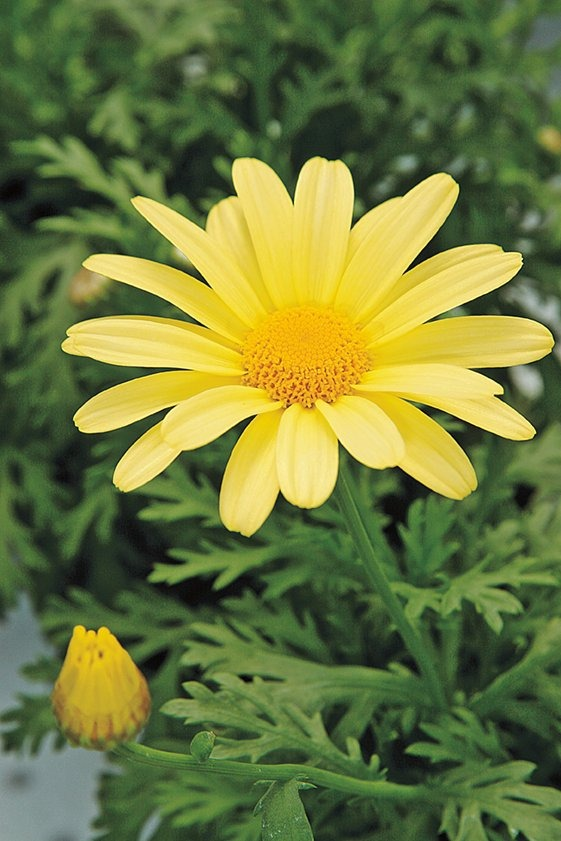
#> input picture images/q9_daisy.jpeg, 561 x 841 px, found by its file name
$ python q9_grabcut.py
#> lines starting #> are read from the running program, lines starting #| are printed output that depends on the picture; after the words box and inside, x2 and y2 are one past the last pixel; in counts of white or black regions, pixels touching at a corner belong together
"""EN3160 A01 - Q9: grabCut foreground segmentation + background blur (bokeh)."""
import cv2
import numpy as np
import matplotlib.pyplot as plt

img = cv2.imread("/home/claude/en3160_a01/images/q9_daisy.jpeg")
#> img is the input picture: shape (841, 561, 3); mean B, G, R 60.7, 120.3, 108.5
h, w = img.shape[:2]
#> h = 841; w = 561

mask = np.zeros((h, w), np.uint8)
bgd_model = np.zeros((1, 65), np.float64)
fgd_model = np.zeros((1, 65), np.float64)
rect = (int(0.06 * w), int(0.02 * h), int(0.90 * w), int(0.85 * h))
#> rect = (33, 16, 504, 714)

cv2.grabCut(img, mask, rect, bgd_model, fgd_model, 5, cv2.GC_INIT_WITH_RECT)
binary_mask = np.where((mask == cv2.GC_FGD) | (mask == cv2.GC_PR_FGD), 1, 0).astype("uint8")

foreground = img * binary_mask[:, :, None]
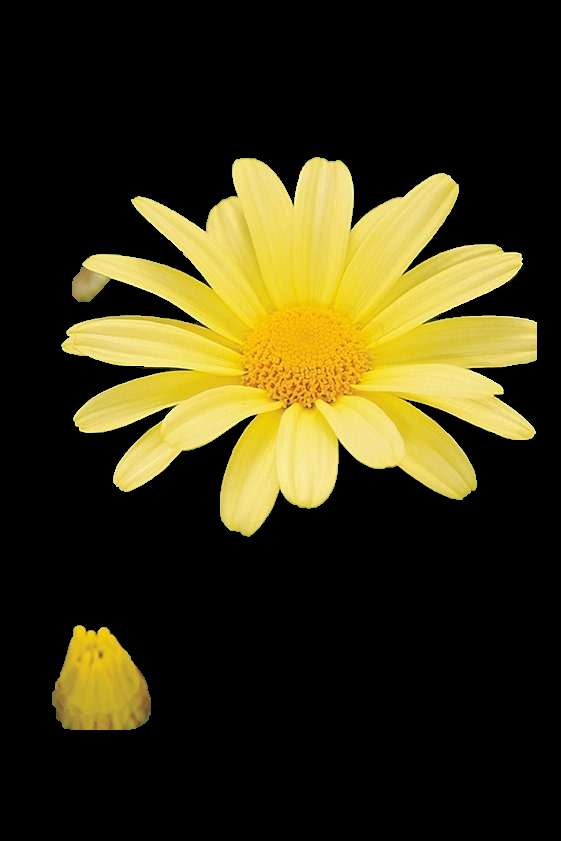
#> foreground: shape (841, 561, 3); mean B, G, R 20, 50.8, 56.9
background_only = img * (1 - binary_mask[:, :, None])  # zeros where the flower was
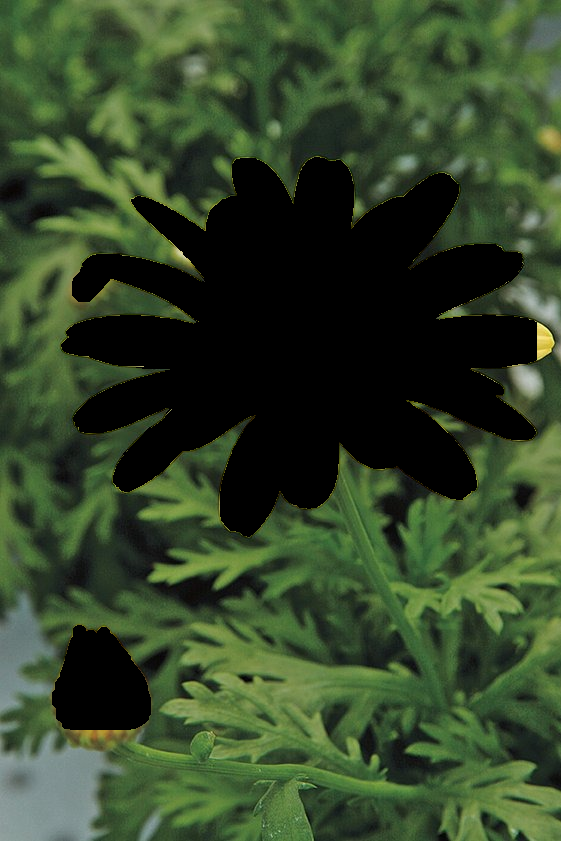
#> background_only: shape (841, 561, 3); mean B, G, R 40.7, 69.6, 51.6
mask_f = binary_mask.astype(np.float64)[:, :, None]

# Correct approach: blur the *full* image, then composite with the mask.
blurred_full = cv2.GaussianBlur(img, (0, 0), sigmaX=15)
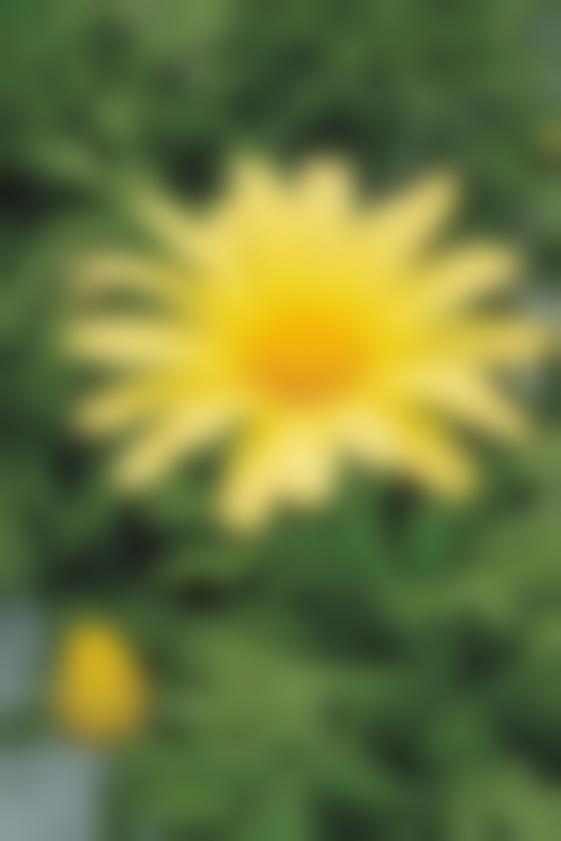
#> blurred_full: shape (841, 561, 3); mean B, G, R 60.7, 120.3, 108.5
enhanced_correct = (img.astype(np.float64) * mask_f + blurred_full.astype(np.float64) * (1 - mask_f)).astype(np.uint8)

# Naive approach: blur the already-masked-out background (which has hard
# black zeros where the flower used to be) then composite. The Gaussian
# kernel mixes in those zeros near the boundary, pulling the blurred
# background dark in a halo just outside the flower's silhouette.
blurred_naive = cv2.GaussianBlur(background_only, (0, 0), sigmaX=15)
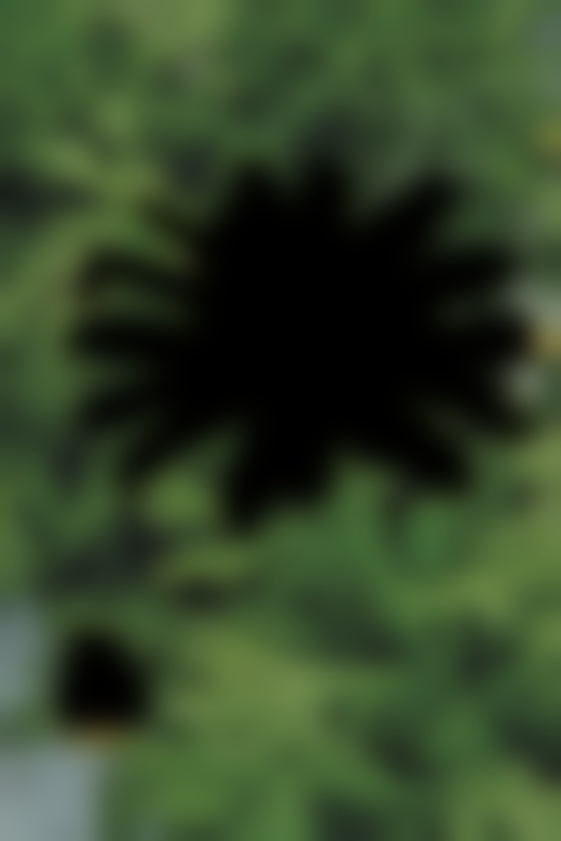
#> blurred_naive: shape (841, 561, 3); mean B, G, R 40.7, 69.5, 51.6
enhanced_naive = (img.astype(np.float64) * mask_f + blurred_naive.astype(np.float64) * (1 - mask_f)).astype(np.uint8)
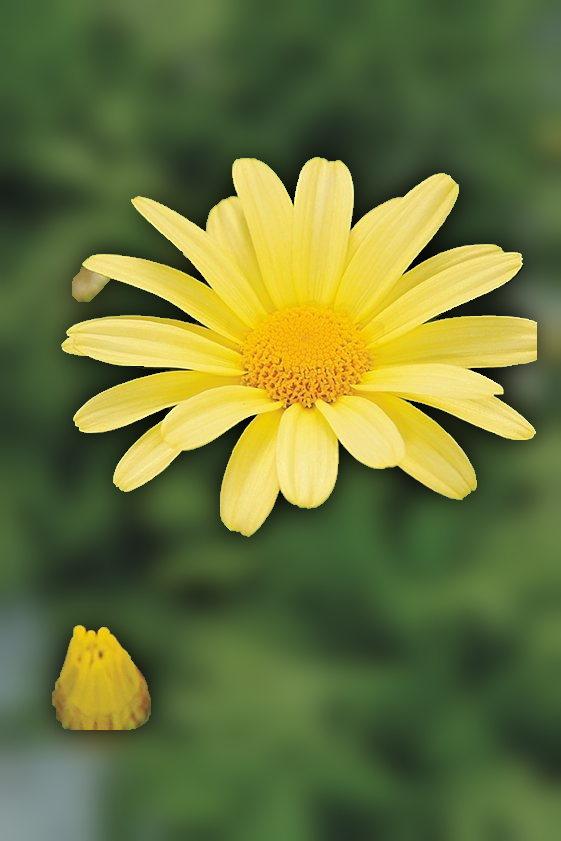
#> enhanced_naive: shape (841, 561, 3); mean B, G, R 59.1, 117.3, 106.1

fig, axes = plt.subplots(3, 3, figsize=(13, 12.5))
axes[0, 0].imshow(cv2.cvtColor(img, cv2.COLOR_BGR2RGB)); axes[0, 0].axis("off")
axes[0, 0].set_title("(a) Original")
rect_vis = img.copy()
cv2.rectangle(rect_vis, (rect[0], rect[1]), (rect[0]+rect[2], rect[1]+rect[3]), (0, 0, 255), 3)
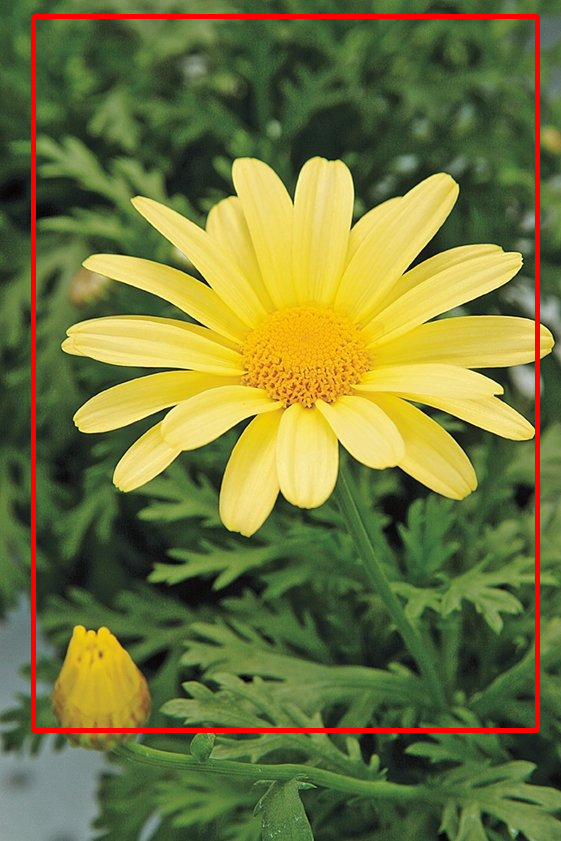
#> rect_vis: shape (841, 561, 3); 2.58% of pixels changed, all inside (x1, y1, x2, y2) = (31, 14, 540, 733)
axes[0, 1].imshow(cv2.cvtColor(rect_vis, cv2.COLOR_BGR2RGB)); axes[0, 1].axis("off")
axes[0, 1].set_title("(b) grabCut init rectangle")
axes[0, 2].imshow(binary_mask, cmap="gray"); axes[0, 2].axis("off")
axes[0, 2].set_title("(c) Segmentation mask")

axes[1, 0].imshow(cv2.cvtColor(foreground, cv2.COLOR_BGR2RGB)); axes[1, 0].axis("off")
axes[1, 0].set_title("(d) Foreground")
axes[1, 1].imshow(cv2.cvtColor(background_only, cv2.COLOR_BGR2RGB)); axes[1, 1].axis("off")
axes[1, 1].set_title("(e) Background")
axes[1, 2].imshow(cv2.cvtColor(enhanced_correct, cv2.COLOR_BGR2RGB)); axes[1, 2].axis("off")
axes[1, 2].set_title("(f) Bokeh - blur whole image first (correct)")

axes[2, 0].imshow(cv2.cvtColor(enhanced_naive, cv2.COLOR_BGR2RGB)); axes[2, 0].axis("off")
axes[2, 0].set_title("(g) Bokeh - blur masked background (naive)")
# Zoomed crops around the flower boundary to make the halo obvious
y0, y1, x0, x1 = int(0.28*h), int(0.42*h), int(0.05*w), int(0.30*w)
#> y0 = 235; y1 = 353; x0 = 28; x1 = 168
axes[2, 1].imshow(cv2.cvtColor(enhanced_correct[y0:y1, x0:x1], cv2.COLOR_BGR2RGB))
axes[2, 1].axis("off"); axes[2, 1].set_title("(h) Zoom of (f) - no halo")
axes[2, 2].imshow(cv2.cvtColor(enhanced_naive[y0:y1, x0:x1], cv2.COLOR_BGR2RGB))
axes[2, 2].axis("off"); axes[2, 2].set_title("(i) Zoom of (g) - dark halo")

plt.tight_layout()
plt.savefig("/home/claude/en3160_a01/figures/q9_result.png", dpi=150)
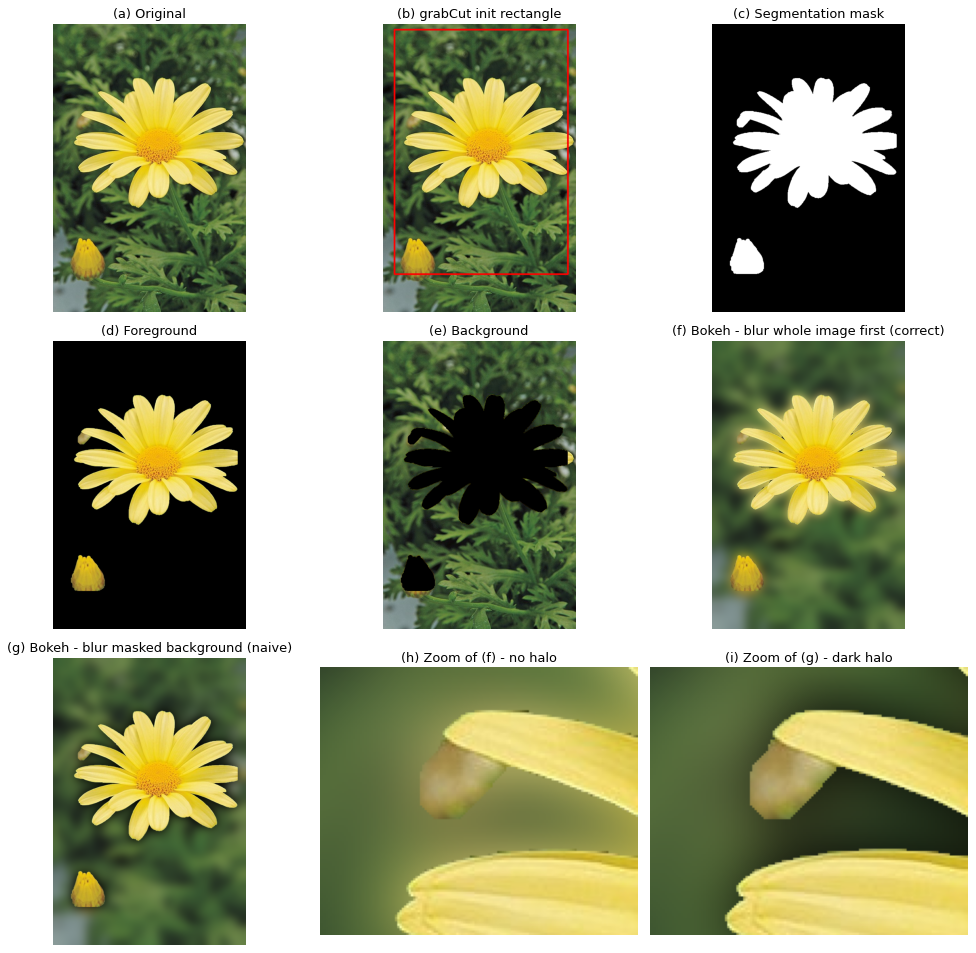
#> figure drawn by matplotlib, 9 panels
print("saved q9_result.png")

$ run again, with images/q10_lake.jpeg copied over images/q9_daisy.jpeg
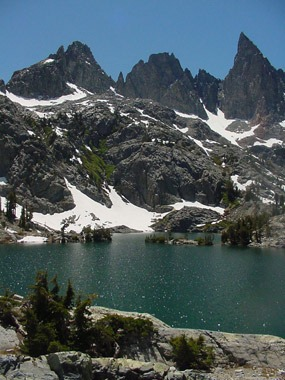
#> input picture images/q10_lake.jpeg, 285 x 380 px, found by its file name
#> img is the input picture: shape (380, 285, 3); mean B, G, R 92.6, 88.6, 75.1
#> `foreground = img * binary_mask[:, :, None]`:
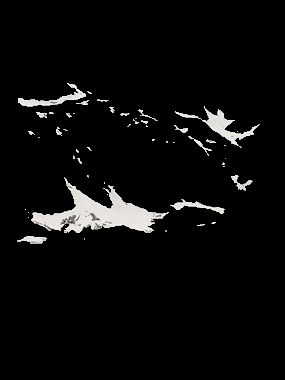
#> foreground: shape (380, 285, 3); mean B, G, R 10.4, 10.5, 10.6
#> `cv2.rectangle(rect_vis, (rect[0], rect[1]), (rect[0]+rect[2], rect[1]+..`:
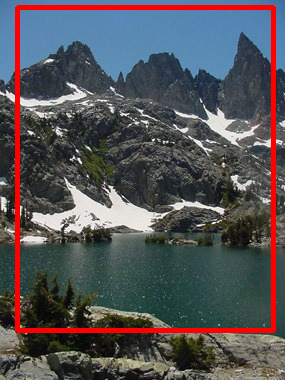
#> rect_vis: shape (380, 285, 3); 5.34% of pixels changed, all inside (x1, y1, x2, y2) = (15, 5, 276, 333)

$ run again, with images/q1_emma.jpeg copied over images/q9_daisy.jpeg
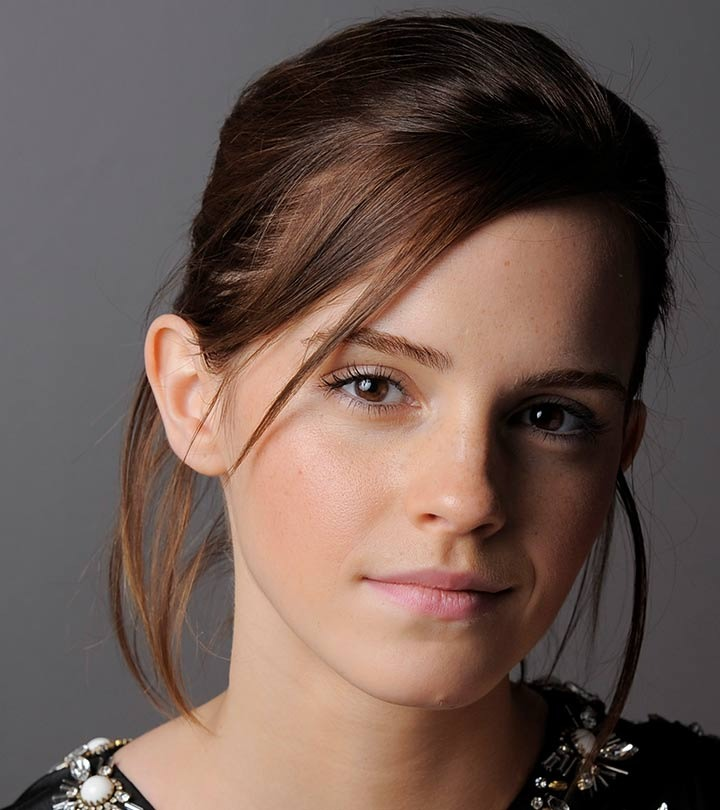
#> input picture images/q1_emma.jpeg, 720 x 810 px, found by its file name
#> img is the input picture: shape (810, 720, 3); mean B, G, R 80.1, 87.4, 106.8
#> `foreground = img * binary_mask[:, :, None]`:
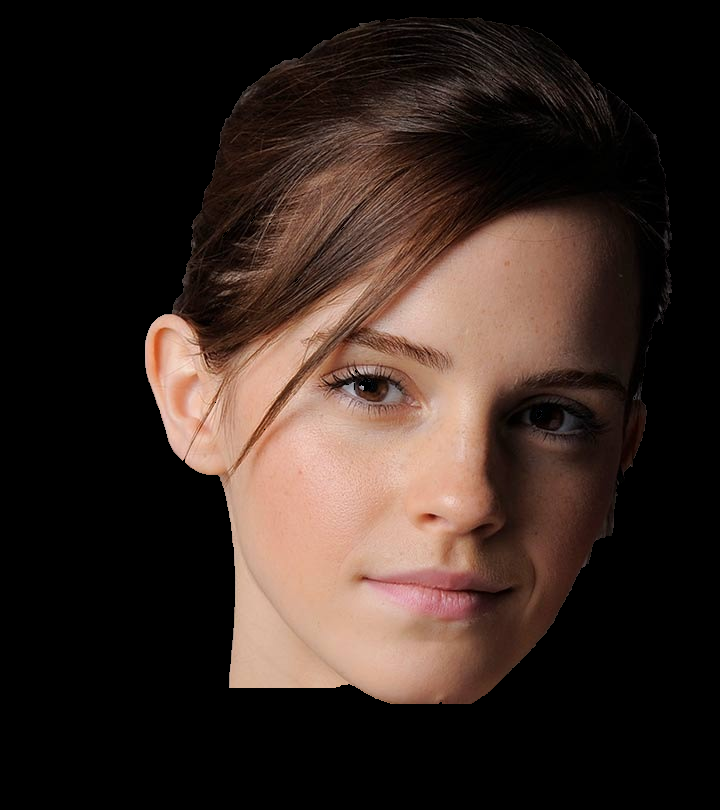
#> foreground: shape (810, 720, 3); mean B, G, R 33.6, 39.8, 54.1
#> `cv2.rectangle(rect_vis, (rect[0], rect[1]), (rect[0]+rect[2], rect[1]+..`:
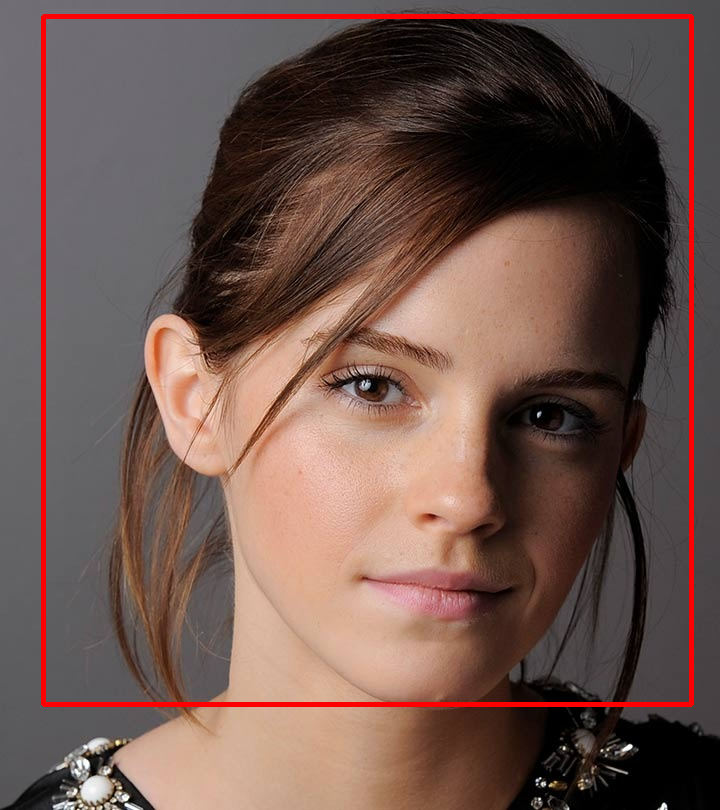
#> rect_vis: shape (810, 720, 3); 2.29% of pixels changed, all inside (x1, y1, x2, y2) = (41, 14, 694, 707)
